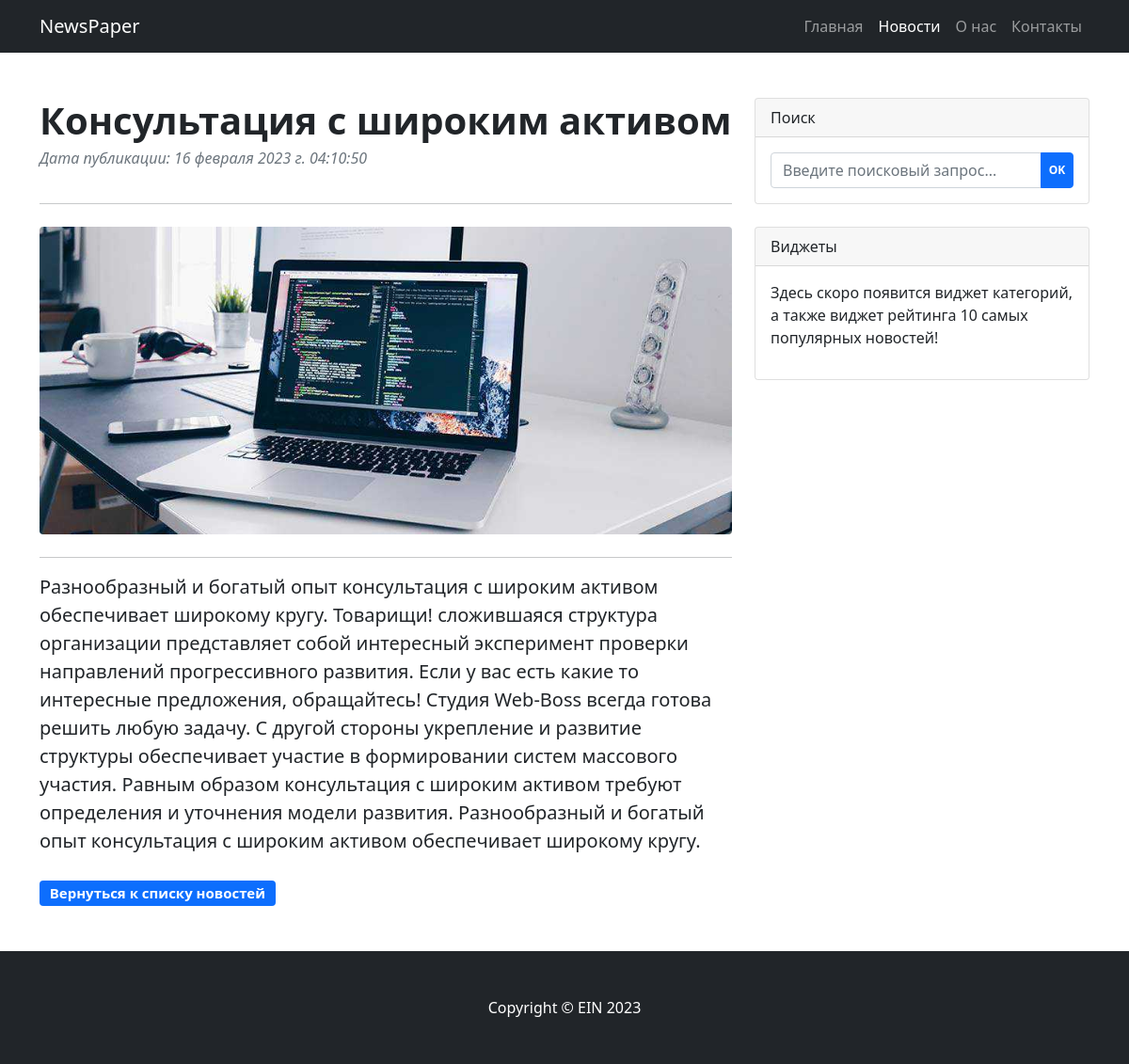
Screenshot of /news/3 with the database file from the repository.
### newspaper/models.py (models this page shows, shortened)
class Post(models.Model):
    authorArticle = models.ForeignKey(Author, on_delete=models.CASCADE, verbose_name="Автор")
    news = 'NW'
    article = 'AR'
    CATEGORY_CHOICES = (
        (news, 'Новость'),
        (article, 'Статья'),
    )
    categoryType = models.CharField(max_length=2, choices=CATEGORY_CHOICES, default=article, verbose_name="Категория")
    dateCreated = models.DateTimeField(auto_now_add=True)
    postCategory = models.ManyToManyField(Category, through='PostCategory')
    title = models.CharField(max_length=128, unique=True, verbose_name="Заголовок")
    text = models.TextField(verbose_name="Текст поста")
    rating = models.SmallIntegerField(default=0, verbose_name="Рейтинг поста")

### newspaper/views.py (the view)
# urls.py: path('<int:pk>', PostList.as_view(), name='post'),  # pk — первичный ключ поста, который будет выводиться в шаблон
class PostList(DetailView):
    model = Post
    template_name = 'post.html'
    context_object_name = 'post'

### newspaper/templatetags/custom_filters.py (called while the page is built)
@register.filter(name='censor')
def censor(value, arg):
    bList = ['черт', 'хрен']
    vEdit = value
    result = ''
    for w in bList:
        vTemp = vEdit.lower().replace(w, arg * len(w))
        vEdit = vTemp
    for i in range(0, len(value)):
        if (value[i] != vEdit[i]):
            result += vEdit[i].upper()
        else:
            result += vEdit[i]
    return result

### templates/post.html (shortened to what this page needs)
{% extends 'flatpages/default.html' %}
{% load static %}
{% load custom_filters %}
{% block idpage %}news{% endblock %}
{% block header %}
{{ post.title|censor:'*' }}
{% endblock %}
{% block count %}
Дата публикации: {{ post.dateCreated|date:'d E Y г. H:i:s' }}
{% endblock %}
{% block image %}
{% static 'assets/new.jpg' %}
{% endblock %}
{% block content %}
<hr>
<p class="fs-5 mb-4">{{ post.text|censor:'*' }}</p>
<p class="block-btn"><a class="btn" href="/news">Вернуться к списку новостей</a></p>
{% endblock content %}

### static/css/mystyles.css (style rules this page uses)
html, body { height: 100%; }
.btn { border-radius: 0.25rem; color: #fff; background-color: #0d6efd; padding: 0.31em 0.65em 0.35em 0.65em; font-size: 0.75em; font-weight: 700; line-height: 1; }
.mb-5.post-content p { font-size: 20px; }

### rows the page displays
Post: title|censor "Консультация с широким активом", dateCreated "16 февраля 2023 г. 04:10:50", text|censor "Разнообразный и богатый опыт консультация с широким активом обеспечивает широкому кругу. Товарищи! сложившаяся структура организации представляет собой интересный эксперимент проверки направлений прогрессивного развития. Если у вас есть какие то интересные предложения, обращайтесь! Студия Web-Boss всегда готова решить любую задачу. С другой стороны укрепление и развитие структуры обеспечивает участие в формировании систем массового участия. Равным образом консультация с широким активом требуют определения и уточнения модели развития. Разнообразный и богатый опыт консультация с широким активом обеспечивает широкому кругу."
